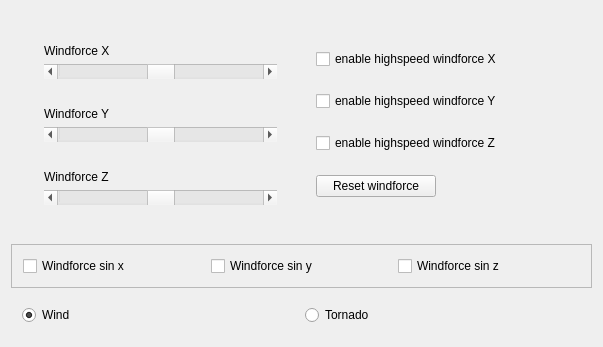
<?xml version="1.0" encoding="UTF-8"?>
<ui version="4.0">
 <class>MainWindow</class>
 <widget class="QMainWindow" name="MainWindow">
  <property name="geometry">
   <rect>
    <x>0</x>
    <y>0</y>
    <width>603</width>
    <height>327</height>
   </rect>
  </property>
  <property name="windowTitle">
   <string>MainWindow</string>
  </property>
  <widget class="QWidget" name="centralWidget">
   <layout class="QVBoxLayout" name="verticalLayout_6">
    <item>
     <widget class="QWidget" name="widget_6" native="true">
      <layout class="QHBoxLayout" name="horizontalLayout">
       <item>
        <widget class="QWidget" name="widget_4" native="true">
         <layout class="QVBoxLayout" name="verticalLayout_4">
          <item>
           <widget class="QWidget" name="widget" native="true">
            <layout class="QVBoxLayout" name="verticalLayout">
             <item>
              <widget class="QLabel" name="label">
               <property name="text">
                <string>Windforce X</string>
               </property>
              </widget>
             </item>
             <item>
              <widget class="QScrollBar" name="m_SliderForceX">
               <property name="minimumSize">
                <size>
                 <width>0</width>
                 <height>15</height>
                </size>
               </property>
               <property name="minimum">
                <number>-100</number>
               </property>
               <property name="maximum">
                <number>100</number>
               </property>
               <property name="singleStep">
                <number>5</number>
               </property>
               <property name="orientation">
                <enum>Qt::Horizontal</enum>
               </property>
              </widget>
             </item>
            </layout>
           </widget>
          </item>
          <item>
           <widget class="QWidget" name="widget_2" native="true">
            <layout class="QVBoxLayout" name="verticalLayout_2">
             <item>
              <widget class="QLabel" name="label_2">
               <property name="text">
                <string>Windforce Y</string>
               </property>
              </widget>
             </item>
             <item>
              <widget class="QScrollBar" name="m_SliderForceY">
               <property name="minimumSize">
                <size>
                 <width>0</width>
                 <height>15</height>
                </size>
               </property>
               <property name="minimum">
                <number>-100</number>
               </property>
               <property name="maximum">
                <number>100</number>
               </property>
               <property name="singleStep">
                <number>5</number>
               </property>
               <property name="orientation">
                <enum>Qt::Horizontal</enum>
               </property>
              </widget>
             </item>
            </layout>
           </widget>
          </item>
          <item>
           <widget class="QWidget" name="widget_3" native="true">
            <layout class="QVBoxLayout" name="verticalLayout_3">
             <item>
              <widget class="QLabel" name="label_3">
               <property name="text">
                <string>Windforce Z</string>
               </property>
              </widget>
             </item>
             <item>
              <widget class="QScrollBar" name="m_SliderForceZ">
               <property name="minimumSize">
                <size>
                 <width>0</width>
                 <height>15</height>
                </size>
               </property>
               <property name="minimum">
                <number>-100</number>
               </property>
               <property name="maximum">
                <number>100</number>
               </property>
               <property name="singleStep">
                <number>5</number>
               </property>
               <property name="orientation">
                <enum>Qt::Horizontal</enum>
               </property>
              </widget>
             </item>
            </layout>
           </widget>
          </item>
         </layout>
        </widget>
       </item>
       <item>
        <widget class="QWidget" name="widget_5" native="true">
         <layout class="QVBoxLayout" name="verticalLayout_5">
          <item>
           <widget class="QCheckBox" name="m_HighspeedX">
            <property name="text">
             <string>enable highspeed windforce X</string>
            </property>
            <property name="checked">
             <bool>false</bool>
            </property>
           </widget>
          </item>
          <item>
           <widget class="QCheckBox" name="m_HighspeedY">
            <property name="text">
             <string>enable highspeed windforce Y</string>
            </property>
           </widget>
          </item>
          <item>
           <widget class="QCheckBox" name="m_HighspeedZ">
            <property name="text">
             <string>enable highspeed windforce Z</string>
            </property>
           </widget>
          </item>
          <item>
           <widget class="QPushButton" name="pushButton">
            <property name="maximumSize">
             <size>
              <width>120</width>
              <height>16777215</height>
             </size>
            </property>
            <property name="text">
             <string>Reset windforce</string>
            </property>
           </widget>
          </item>
         </layout>
        </widget>
       </item>
      </layout>
     </widget>
    </item>
    <item>
     <widget class="QFrame" name="frame">
      <property name="frameShape">
       <enum>QFrame::StyledPanel</enum>
      </property>
      <property name="frameShadow">
       <enum>QFrame::Raised</enum>
      </property>
      <layout class="QHBoxLayout" name="horizontalLayout_3">
       <item>
        <widget class="QCheckBox" name="m_CheckBox_SinX">
         <property name="text">
          <string>Windforce sin x</string>
         </property>
        </widget>
       </item>
       <item>
        <widget class="QCheckBox" name="m_CheckBox_SinY">
         <property name="text">
          <string>Windforce sin y</string>
         </property>
        </widget>
       </item>
       <item>
        <widget class="QCheckBox" name="m_CheckBox_SinZ">
         <property name="text">
          <string>Windforce sin z</string>
         </property>
        </widget>
       </item>
      </layout>
     </widget>
    </item>
    <item>
     <widget class="QWidget" name="widget_7" native="true">
      <layout class="QHBoxLayout" name="horizontalLayout_2">
       <item>
        <widget class="QRadioButton" name="radioButton">
         <property name="text">
          <string>Wind</string>
         </property>
         <property name="checked">
          <bool>true</bool>
         </property>
        </widget>
       </item>
       <item>
        <widget class="QRadioButton" name="radioButton_2">
         <property name="text">
          <string>Tornado</string>
         </property>
        </widget>
       </item>
      </layout>
     </widget>
    </item>
   </layout>
  </widget>
  <widget class="QMenuBar" name="menuBar">
   <property name="geometry">
    <rect>
     <x>0</x>
     <y>0</y>
     <width>603</width>
     <height>21</height>
    </rect>
   </property>
  </widget>
 </widget>
 <layoutdefault spacing="6" margin="11"/>
 <resources/>
 <connections/>
</ui>
